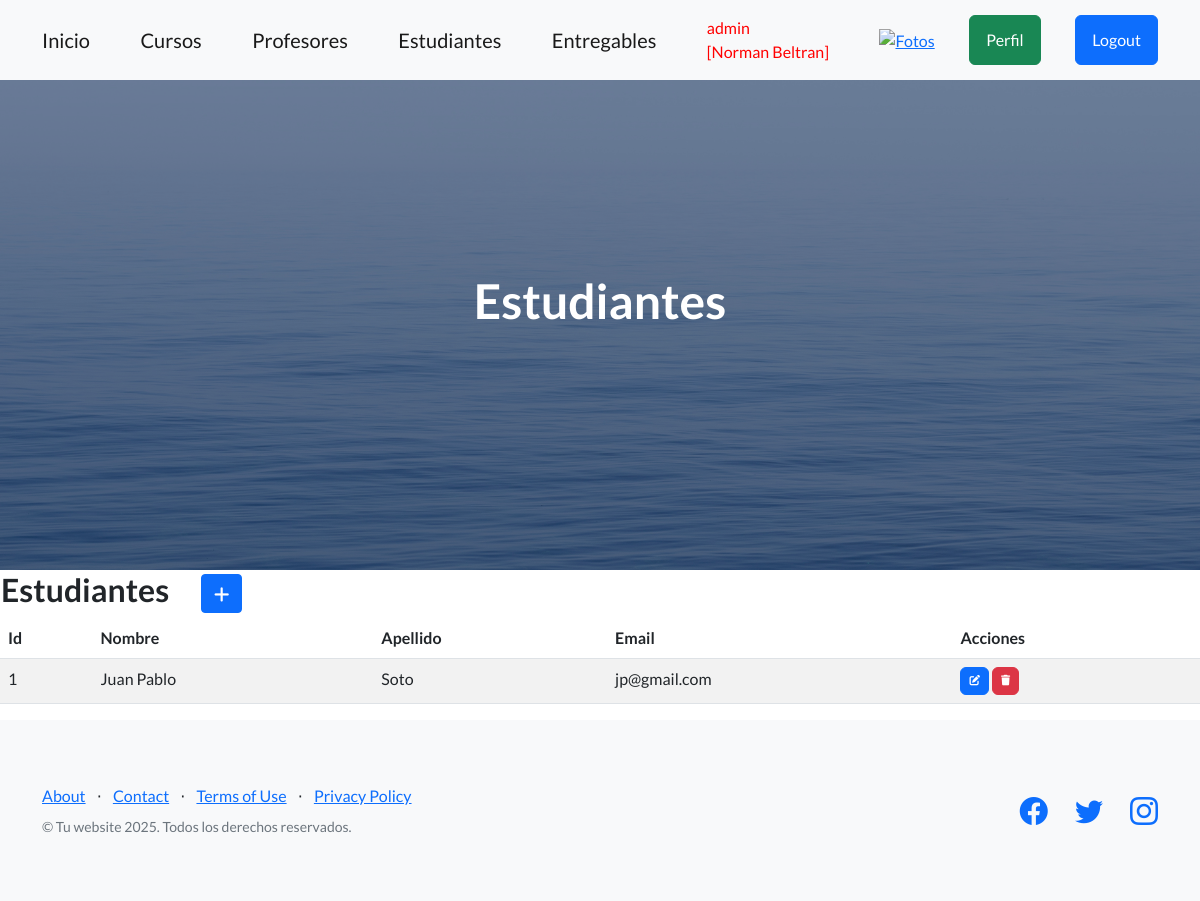
Page /estudiantes/ (signed in) on the earlier database version.
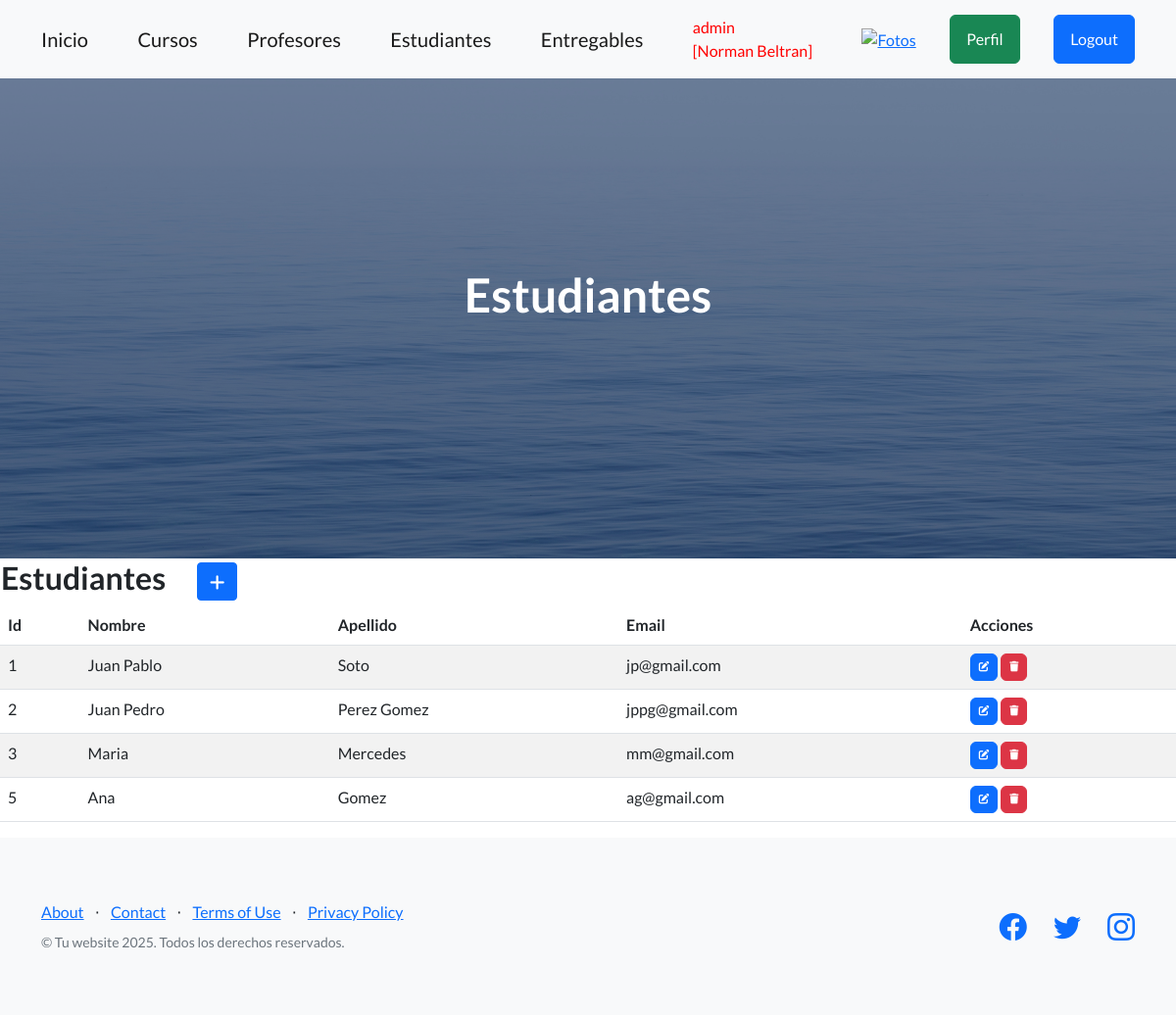
Same page on the later database version.
### entidades/models.py (models this page shows, shortened)
class Estudiante(models.Model):
    nombre = models.CharField(max_length=60)
    apellido = models.CharField(max_length=60)
    email = models.EmailField()

### entidades/views.py (the view)
# urls.py: path("estudiantes/", EstudianteListView.as_view(), name="estudiantes"),
class EstudianteListView(LoginRequiredMixin, ListView):
    model = Estudiante
    template_name = "entidades/estudiante_registros.html"
    def get_context_data(self, **kwargs):
        context = super().get_context_data(**kwargs)
        context['estudiante_list'] = Estudiante.objects.all()
        return context

### entidades/templates/entidades/estudiante_registros.html (shortened to what this page needs)
{% extends 'entidades/index.html' %}
{% block titulo %}
    <h1 class="mb-5">Estudiantes</h1>
{% endblock titulo %}
{% block contenido %}
<table>
    <tr>
        <td width="200"><h2>Estudiantes</h2></td>
        <td>
            <a
            href="{% url 'estudianteCreate' %}"
            class="btn btn-primary btn-sm"
            >
            </a>
        </td>
    </tr>
</table>
<table class="table table-striped">
    <thead>
        <tr>
            <th>Id</th>
            <th>Nombre</th>
            <th>Apellido</th>
            <th>Email</th>
            <th>Acciones</th>
        </tr>
    </thead>
    <tbody>
    {% for e in estudiante_list  %}
        <tr>
            <td>{{ e.id }}</td>
            <td>{{ e.nombre }}</td>
            <td>{{ e.apellido }}</td>
            <td>{{ e.email }}</td>
            <td>
                <a
                  href="{% url 'estudianteUpdate' e.id %}"
                  class="btn btn-primary"
                  style="--bs-btn-padding-y: .25rem; --bs-btn-padding-x: .5rem; --bs-btn-font-size: .75rem;"
                  >
                </a>
                <a
                  href="{% url 'estudianteDelete' e.id %}"
                  class="btn btn-danger"
                  style="--bs-btn-padding-y: .25rem; --bs-btn-padding-x: .5rem; --bs-btn-font-size: .75rem;"
                  >
                </a>
            </td>
        </tr>
    {% endfor %}
    </tbody>
</table>
{% endblock contenido %}

Differences in the rows shown:
added Estudiante: id "2", nombre "Juan Pedro", apellido "Perez Gomez", email "jppg@gmail.com"
added Estudiante: id "3", nombre "Maria", apellido "Mercedes", email "mm@gmail.com"
added Estudiante: id "5", nombre "Ana", apellido "Gomez", email "ag@gmail.com"
